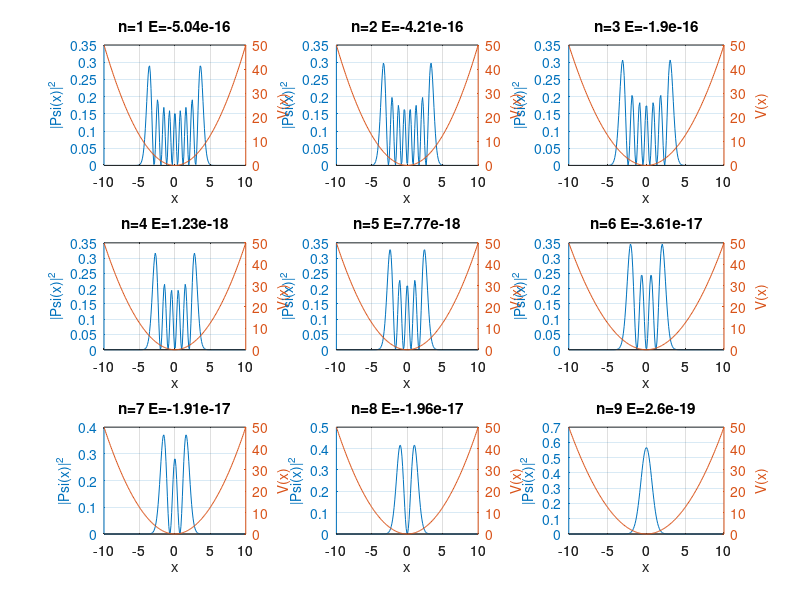

The MATLAB script that drew this image:
clear;

hbar = 1;
m = 1;

X = 10;      % 长度 
N = 200;    % 格点数
dx = 2*X/N; % 空间步长
En = 9;     % 能级个数

x = linspace(-X,X,N);

% 势能矩阵
v = 1/2*x.^2;
##v = x;
##I = find(v>-5 & v<5);
##v(I) = 0;
##I = find(v~=0);
##v(I) = 20;
V = spdiags(v',0,N,N); % NxN

% Hermitian矩阵
D = ones(N,1);
H = spdiags([1*D -2*D 1*D],-1:1,N,N);
H = (-(hbar^2)/(2*m))*(1/dx^2)*H;

A = H + V;

% 求特征值和特征向量
[Vec, Val] = eigs(A,En,0);

% 画图
for i = 1:En
    psi = Vec(:,i);
    E = Vec(i,i);
    subplot(3,3,i);
    [hAx,hL1,hL2] = plotyy(x,psi.^2/sum(psi.^2*dx),x,v);
    xlabel("x");
    ylabel(hAx(1),"|\Psi(x)|^2","fontsize",10);
    ylabel(hAx(2),"V(x)","fontsize",10);
    title_info = ["n=",mat2str(i)," E=" mat2str(E,3)];
    title(title_info);
    axis on;
    grid on;
end
